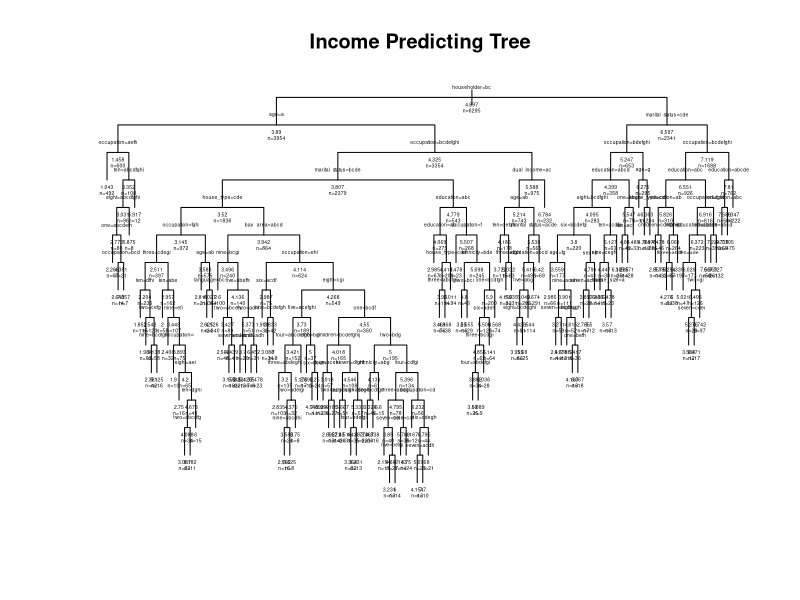

Here is the R script that generated this plot: (Note: this script raises an error after producing the figure.)
library(rpart)

#Loading in the data into a table
big_income_data <- read.table("Income_Big.txt", sep=",", col.names = c("annual_income", "sex", "marital_status", "age", "education", "occupation", "bay_area", "dual_income", "house_size", "children", "householder", "house_type", "ethnicity", "language", "one", "two", "three", "four", "five", "six", "seven", "eight", "nine", "ten"))

#Part (A)
#Framing data
attach(big_income_data)
my_big_income <- data.frame(as.numeric(annual_income), as.factor(sex), as.factor(marital_status),
as.ordered(age), as.ordered(education), as.factor(occupation),
as.factor(bay_area), as.factor(dual_income), as.ordered(house_size),
as.ordered(children), as.factor(householder),as.factor(house_type),
as.factor(ethnicity),as.factor(language), as.factor(one), as.factor(two), as.factor(three), as.factor(four), as.factor(five), as.factor(six), as.factor(seven), as.factor(eight), as.factor(nine), as.factor(ten))
detach(big_income_data)
colnames(my_big_income) <- colnames(big_income_data)


#Fitting a tree to this large data set
mah_big_tree <- rpart(formula = annual_income ~ ., data = my_big_income, control = rpart.control(cp = 0.001), method = 'anova')

sampled_ints <- sample(1:nrow(my_big_income), nrow(my_big_income), replace=FALSE)
train_sample <- my_big_income[sampled_ints[1:6295] , ]
test_sample <- my_big_income[sampled_ints[6296:nrow(my_big_income)], ]

#Fitting tree to train data
train_tree <- rpart(formula = annual_income ~ ., data = train_sample, control = rpart.control(cp = 0.001), method = 'anova')

#Plotting the resulting training tree
plot(train_tree, uniform=TRUE, main="Income Predicting Tree")
text(train_tree, use.n=TRUE, all=TRUE, cex=.3)

#Predicting for test data set on various trees
#Extract complexity parameters from cptable
cp = train_tree$cptable[ ,1]
n_cp = length(cp)
cp_error = array(0, n_cp)

for (i in 1:n_cp) {
	new_train_tree <- prune(train_tree, cp = cp[i])
	pred = predict(new_train_tree, test_sample)
	#Determine square error loss
	cp_error[i] = sqrt(sum((pred - test_sample[,1])^2))
}

#Part (B)

#Reading in the data
income_data <- read.table("Income_Data.txt", sep= ",", col.names = c("annual_income", "sex", "marital_status", "age", "education", "occupation", "bay_area", "dual_income", "house_size", "children", "householder", "house_type", "ethnicity", "language"))

#Telling which parameters are categorical, numerical, etc
attach(income_data)
my_income <- data.frame(as.numeric(annual_income), as.factor(sex), as.factor(marital_status),
as.ordered(age), as.ordered(education), as.factor(occupation),
as.factor(bay_area), as.factor(dual_income), as.ordered(house_size),
as.ordered(children), as.factor(householder),as.factor(house_type),
as.factor(ethnicity),as.factor(language))
detach(income_data)
colnames(my_income) <- colnames(income_data)

n_in <- length(my_income)

#Sampling a few times from the big income dataframe
samp_one <- my_income[sample(1:n_in, n_in, replace = TRUE)]
samp_two <- my_income[sample(1:n_in, n_in, replace = TRUE)]
samp_three <- my_income[sample(1:n_in, n_in, replace = TRUE)]
samp_four <- my_income[sample(1:n_in, n_in, replace = TRUE)]
samp_five <- my_income[sample(1:n_in, n_in, replace = TRUE)]
samp_six <- my_income[sample(1:n_in, n_in, replace = TRUE)]
samp_seven <- my_income[sample(1:n_in, n_in, replace = TRUE)]
samp_eight <- my_income[sample(1:n_in, n_in, replace = TRUE)]


#Running Rpart on each of these data frames
mah_one <- rpart(formula = annual_income ~., data = samp_one, control = rpart.control(cp = 0.001), method = 'anova')
mah_two <- rpart(formula = annual_income ~., data = samp_two, control = rpart.control(cp = 0.001), method = 'anova')
mah_three <- rpart(formula = annual_income ~., data = samp_three, control = rpart.control(cp = 0.001), method = 'anova')
mah_four <- rpart(formula = annual_income ~., data = samp_four, control = rpart.control(cp = 0.001), method = 'anova')
mah_five <- rpart(formula = annual_income ~., data = samp_five, control = rpart.control(cp = 0.001), method = 'anova')
mah_six <- rpart(formula = annual_income ~., data = samp_six, control = rpart.control(cp = 0.001), method = 'anova')
mah_seven <- rpart(formula = annual_income ~., data = samp_seven, control = rpart.control(cp = 0.001), method = 'anova')
mah_eight <- rpart(formula = annual_income ~., data = samp_eight, control = rpart.control(cp = 0.001), method = 'anova')

dev.new()
plot(mah_four, uniform=TRUE, main ="four")
text(mah_four, use.n=TRUE, all=TRUE, cex=0.6)

dev.new()
plot(mah_five, uniform=TRUE, main ="five")
text(mah_five, use.n=TRUE, all=TRUE, cex=0.6)